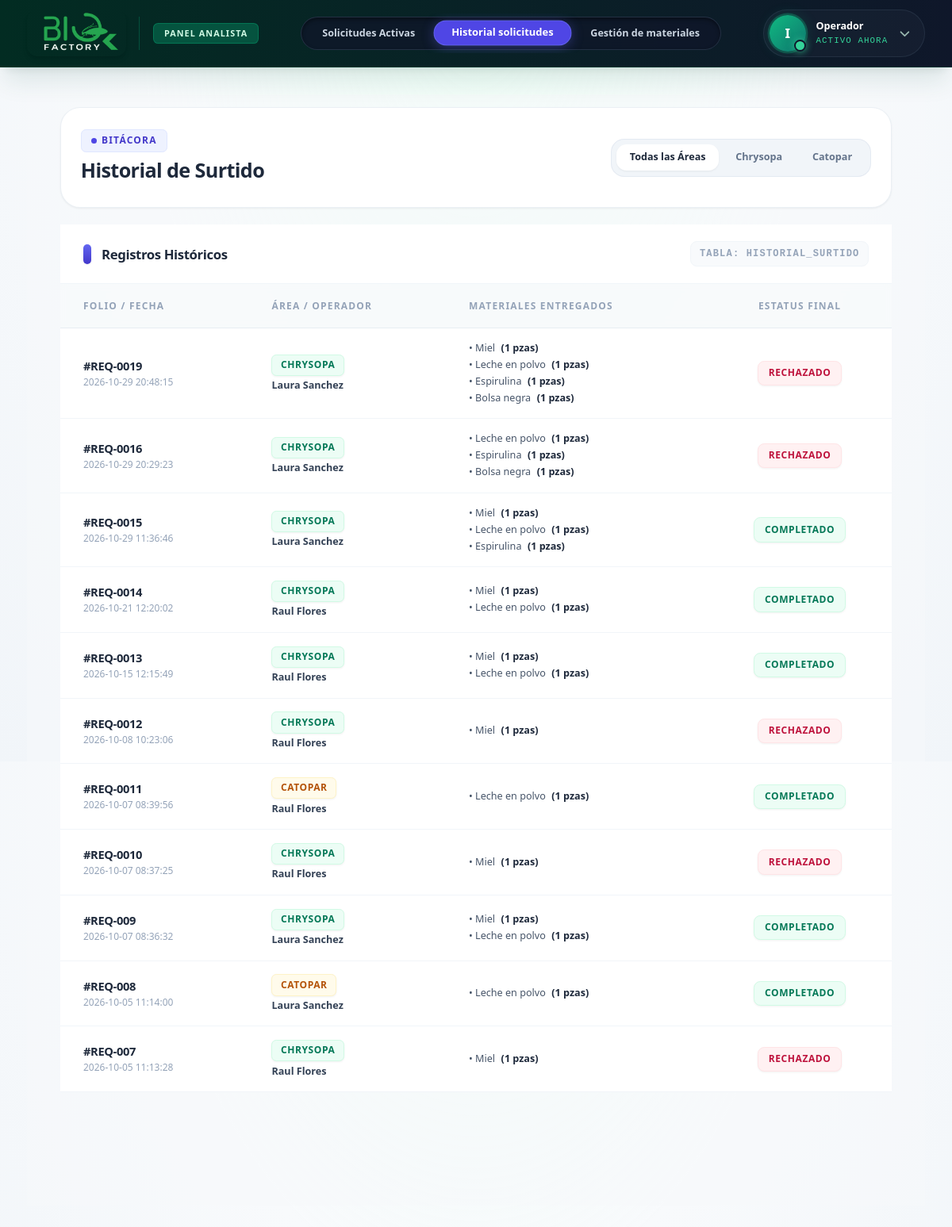
The page /inventario/historial on the database its author committed.
### tables this page shows
CREATE TABLE USUARIOS (
    id_usuario INTEGER PRIMARY KEY AUTOINCREMENT,
    id_area INTEGER,
    nombre_usuario VARCHAR(150) NOT NULL,
    puesto VARCHAR(100),
    nip_firma VARCHAR(50)
, estatus TEXT DEFAULT 'Activo');

CREATE TABLE "SOLICITUDES_MATERIAL" (
    "id_solicitud" INTEGER PRIMARY KEY AUTOINCREMENT,
    "id_area_solicitante" INTEGER,
    "id_operador" INTEGER,
    "fecha_solicitud" DATETIME DEFAULT CURRENT_TIMESTAMP,
    "estatus" TEXT
);

CREATE TABLE CAT_AREAS (
    id_area INT AUTO_INCREMENT PRIMARY KEY,
    nombre_area VARCHAR(100) NOT NULL
);

CREATE TABLE MATERIALES (

    id_material INTEGER PRIMARY KEY AUTOINCREMENT,

    id_area INTEGER,

    nombre_material VARCHAR(150) NOT NULL,

    presentacion VARCHAR(100)

);

### routes/inventario.py (the view)
@inventario_bp.route('/historial')
def historial_solicitudes():
    try:
        conn = sqlite3.connect(r'C:\Users\maryt\OneDrive\Escritorio\Proyecto\SF_Koppert\Bd_SIO-AGRO.db')
        conn.row_factory = sqlite3.Row
        cursor = conn.cursor()
        cursor.execute("""
            SELECT
                SM.id_solicitud,
                SM.fecha_solicitud,
                SM.estatus,
                U.nombre_usuario,
                A.nombre_area,
                M.nombre_material,
                SD.cantidad_solicitada
            FROM SOLICITUDES_MATERIAL SM
            JOIN USUARIOS U ON SM.id_operador = U.id_usuario
            JOIN CAT_AREAS A ON SM.id_area_solicitante = A.id_area
            JOIN SOLICITUDES_DETALLE SD ON SM.id_solicitud = SD.id_solicitud
            JOIN MATERIALES M ON SD.id_material = M.id_material
            WHERE SM.estatus IN ('Surtido', 'Completado', 'Rechazado')
            ORDER BY SM.id_solicitud DESC
        """)
        filas = cursor.fetchall()
        tickets_dict = {}
        for fila in filas:
            folio = fila['id_solicitud']
            if folio not in tickets_dict:
                tickets_dict[folio] = {
                    'folio_ticket': folio,
                    'fecha_solicitud': fila['fecha_solicitud'],
                    'estatus': fila['estatus'],
                    'nombre_usuario': fila['nombre_usuario'],
                    'nombre_area': fila['nombre_area'],
                    'materiales': []
                }
            tickets_dict[folio]['materiales'].append({
                'nombre': fila['nombre_material'],
                'cantidad': fila['cantidad_solicitada']
            })
        tickets_historial = list(tickets_dict.values())
        conn.close()
    except Exception as e:
        print(f"Error en historial inventario: {e}")
        tickets_historial = []
    return render_template('analista/historial.html', tickets_historial=tickets_historial)

### templates/analista/historial.html (shortened to what this page needs)
{% extends "analista/base_inventario.html" %}
{% block navbar_menu %}
<div id="pillMenuContainer"
    class="w-full max-w-full overflow-x-auto hide-scroll flex justify-start sm:justify-center px-4 py-1">
    <div
        class="inline-flex items-center gap-1 p-1 bg-slate-900/80 rounded-full border border-slate-700/60 backdrop-blur-md shadow-inner shadow-black/40 flex-nowrap min-w-max">
        <a href="{{ url_for('inventario.listar_solicitudes') }}"
            class="flex items-center gap-1.5 px-4 sm:px-5 py-1.5 rounded-full text-[11px] sm:text-xs font-bold text-slate-300 hover:text-white hover:bg-slate-800/70 transition-all duration-200 whitespace-nowrap border border-transparent">
            Solicitudes Activas
        </a>
        <a id="activePill" href="{{ url_for('inventario.historial_solicitudes') }}"
            class="flex items-center gap-1.5 px-4 sm:px-5 py-1.5 rounded-full text-[11px] sm:text-xs font-black text-white bg-indigo-600 shadow-[0_2px_12px_rgba(99,102,241,0.35)] border border-indigo-400/40 scale-[1.03] transition-all duration-200 cursor-default whitespace-nowrap">
            Historial solicitudes
        </a>
        <a href="{{ url_for('inventario.gestionar_materiales') }}"
            class="flex items-center gap-1.5 px-4 sm:px-5 py-1.5 rounded-full text-[11px] sm:text-xs font-bold text-slate-300 hover:text-white hover:bg-slate-800/70 transition-all duration-200 whitespace-nowrap border border-transparent">
            Gestión de materiales
        </a>
    </div>
</div>
{% endblock %}
{% block content %}
<main class="flex-1 overflow-y-auto px-6 pt-4 pb-10 lg:px-10 bg-slate-50/50">
    <div class="w-full max-w-6xl mx-auto flex flex-col gap-5 pb-16 mb-8">
        <div
            class="bg-white border border-slate-200/70 p-6 rounded-3xl shadow-sm flex flex-col md:flex-row justify-between items-start md:items-center gap-4 backdrop-blur-xl">
            <div>
                <div
                    class="inline-flex items-center gap-1.5 px-3 py-1 rounded-md bg-indigo-50 border border-indigo-100 text-indigo-700 text-[10px] font-bold tracking-widest uppercase mb-1.5">
                    <span class="w-1.5 h-1.5 rounded-full bg-indigo-600 animate-pulse"></span>
                    Bitácora
                </div>
                <h1 class="text-2xl font-black text-slate-800 tracking-tight mb-1">Historial de Surtido</h1>
            </div>
            <div class="w-full md:w-auto overflow-x-auto hide-scroll pb-1 md:pb-0">
                <div
                    class="inline-flex items-center space-x-1 bg-slate-100 p-1.5 rounded-2xl border border-slate-200/80 min-w-max">
                    <button
                        class="tab-btn active bg-white text-slate-800 shadow-sm px-4 py-2 rounded-xl text-xs font-bold transition-all whitespace-nowrap"
                        data-target="all">Todas las Áreas</button>
                    <button
                        class="tab-btn text-slate-500 hover:text-slate-700 px-4 py-2 rounded-xl text-xs font-bold transition-all whitespace-nowrap"
                        data-target="chrysopa">Chrysopa</button>
                    <button
                        class="tab-btn text-slate-500 hover:text-slate-700 px-4 py-2 rounded-xl text-xs font-bold transition-all whitespace-nowrap"
                        data-target="catopar">Catopar</button>
                </div>
            </div>
        </div>
        <div class="overflow-x-auto overflow-y-auto max-h-[55vh]" id="scrollTable">
            <div class="bg-white px-7 py-5 border-b border-slate-100 flex justify-between items-center">
                <h2 class="text-base font-black text-slate-800 tracking-tight flex items-center gap-3">
                    <div class="w-2.5 h-6 bg-gradient-to-b from-indigo-500 to-indigo-700 rounded-full shadow-sm">
                    </div>
                    Registros Históricos
                </h2>
                <span
                    class="text-[10px] text-slate-400 font-mono font-semibold uppercase tracking-widest bg-slate-50 border border-slate-100 px-2.5 py-1.5 rounded-lg hidden sm:block">Tabla:
                    HISTORIAL_SURTIDO</span>
            </div>
            <div class="overflow-x-auto">
                <table class="min-w-full text-left text-sm border-collapse">
                    <thead class="bg-slate-50/80 sticky top-0 z-10 border-b border-slate-200/70 backdrop-blur-sm">
                        <tr>
                            <th class="px-7 py-4 text-[10px] font-black text-slate-400 uppercase tracking-widest">Folio
                                / Fecha</th>
                            <th class="px-6 py-4 text-[10px] font-black text-slate-400 uppercase tracking-widest">Área /
                                Operador</th>
                            <th class="px-6 py-4 text-[10px] font-black text-slate-400 uppercase tracking-widest">
                                Materiales Entregados</th>
                            <th
                                class="px-6 py-4 text-[10px] font-black text-slate-400 uppercase tracking-widest text-center">
                                Estatus Final</th>
                        </tr>
                    </thead>
                    <tbody class="divide-y divide-slate-100 text-xs bg-white">
                        {% for ticket in tickets_historial %}
                        <tr class="req-row hover:bg-slate-50/80 transition-colors group"
                            data-area="{{ 'chrysopa' if ticket['nombre_area'] == 'Chrysopa' else 'catopar' }}">
                            <td class="px-7 py-4 whitespace-nowrap">
                                <div class="font-black text-slate-800 text-sm tracking-tight">#REQ-00{{
                                    ticket['folio_ticket'] }}</div>
                                <div class="text-[10px] text-slate-400 font-medium mt-0.5">{{ ticket['fecha_solicitud']
                                    }}</div>
                            </td>
                            <td class="px-6 py-4 whitespace-nowrap">
                                <div
                                    class="inline-flex items-center px-2.5 py-1 rounded-md text-[10px] font-black uppercase tracking-wider mb-1 shadow-sm
                                        {% if ticket['nombre_area'] == 'Chrysopa' %} bg-emerald-50 text-emerald-700 border border-emerald-100 {% else %} bg-amber-50 text-amber-700 border border-amber-100 {% endif %}">
                                    {{ ticket['nombre_area'] }}
                                </div>
                                <div class="text-slate-700 font-bold text-xs">{{ ticket['nombre_usuario'] }}</div>
                            </td>
                            <td class="px-6 py-4">
                                <ul class="space-y-1">
                                    {% for mat in ticket['materiales'] %}
                                    <li class="font-medium text-slate-600 text-xs">
                                        &bull; {{ mat['nombre'] }}
                                        <span class="font-black text-slate-800 ml-1">({{ mat['cantidad'] }} pzas)</span>
                                    </li>
                                    {% endfor %}
                                </ul>
                            </td>
                            <td class="px-6 py-4 whitespace-nowrap text-center">
                                <span class="inline-flex items-center px-3 py-1.5 rounded-lg text-[10px] font-black uppercase tracking-wider shadow-sm
                                        {% if ticket['estatus']|upper == 'SURTIDO' or ticket['estatus']|upper == 'COMPLETADO' %}
                                            bg-emerald-50 text-emerald-700 border border-emerald-100
                                        {% elif ticket['estatus']|upper == 'RECHAZADO' %}
                                            bg-rose-50 text-rose-700 border border-rose-100
                                        {% else %}
                                            bg-slate-100 text-slate-600 border border-slate-200
                                        {% endif %}">
                                    {{ ticket['estatus'] }}
                                </span>
                            </td>
                        </tr>
                        {% endfor %}
                    </tbody>
                </table>
            </div>
        </div>
    </div>
</main>
{% endblock %}

### templates/analista/base_inventario.html (style rules this page uses)
@media (min-width: 1024px) { html { zoom: 120%; } }

### rows shown on the page
USUARIOS: folio_ticket "19", fecha_solicitud "2026-10-29 20:48:15", nombre_area "CHRYSOPA", nombre_usuario "Laura Sanchez", nombre "Miel", cantidad "1", nombre "Leche en polvo", nombre "Espirulina", nombre "Bolsa negra", estatus "RECHAZADO", folio_ticket "16", fecha_solicitud "2026-10-29 20:29:23", folio_ticket "15", fecha_solicitud "2026-10-29 11:36:46", estatus "COMPLETADO", folio_ticket "9", fecha_solicitud "2026-10-07 08:36:32", folio_ticket "8", fecha_solicitud "2026-10-05 11:14:00", nombre_area "CATOPAR"
USUARIOS: folio_ticket "14", fecha_solicitud "2026-10-21 12:20:02", nombre_area "CHRYSOPA", nombre_usuario "Raul Flores", nombre "Miel", cantidad "1", nombre "Leche en polvo", estatus "COMPLETADO", folio_ticket "13", fecha_solicitud "2026-10-15 12:15:49", folio_ticket "12", fecha_solicitud "2026-10-08 10:23:06", estatus "RECHAZADO", folio_ticket "11", fecha_solicitud "2026-10-07 08:39:56", nombre_area "CATOPAR", folio_ticket "10", fecha_solicitud "2026-10-07 08:37:25", folio_ticket "7", fecha_solicitud "2026-10-05 11:13:28"

### other values the page prints
{{ session.get('nombre', 'I')[0]|upper if session.get('nombre') else 'I' }} "I"
{{ session.get('nombre', 'Operador') }} "Operador"
